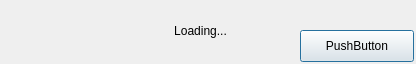
<?xml version="1.0" encoding="UTF-8"?>
<ui version="4.0">
 <class>LoadingDialog</class>
 <widget class="QDialog" name="LoadingDialog">
  <property name="windowModality">
   <enum>Qt::ApplicationModal</enum>
  </property>
  <property name="geometry">
   <rect>
    <x>0</x>
    <y>0</y>
    <width>416</width>
    <height>64</height>
   </rect>
  </property>
  <property name="contextMenuPolicy">
   <enum>Qt::DefaultContextMenu</enum>
  </property>
  <property name="windowTitle">
   <string>Loading Window</string>
  </property>
  <widget class="QLabel" name="loadingLabel">
   <property name="geometry">
    <rect>
     <x>10</x>
     <y>10</y>
     <width>381</width>
     <height>41</height>
    </rect>
   </property>
   <property name="text">
    <string>Loading...</string>
   </property>
   <property name="alignment">
    <set>Qt::AlignCenter</set>
   </property>
  </widget>
  <widget class="QPushButton" name="pushButton">
   <property name="geometry">
    <rect>
     <x>300</x>
     <y>30</y>
     <width>114</width>
     <height>32</height>
    </rect>
   </property>
   <property name="text">
    <string>PushButton</string>
   </property>
  </widget>
 </widget>
 <resources/>
 <connections/>
</ui>
